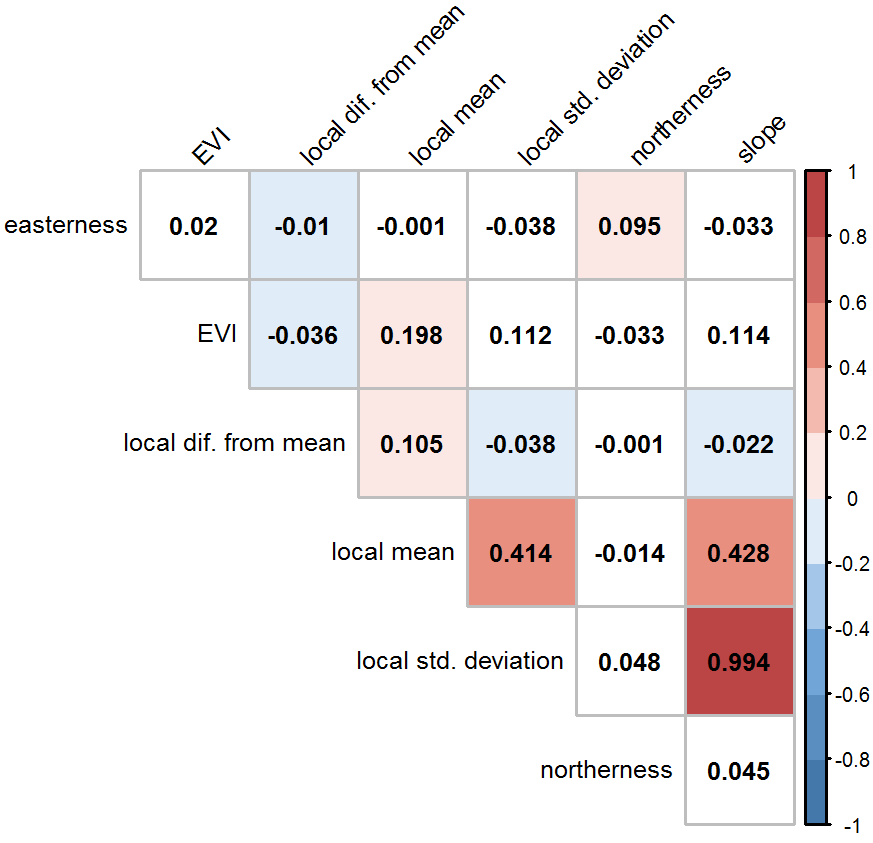

R code for this plot:
library(corrplot)

# read the correlations data
corr.df <- read.csv("correlations_100.csv", stringsAsFactors = F)

# create the matrix of correlations
vars <- unique(unlist(corr.df[1:2]))
corr.df[1:2] <- lapply(corr.df[1:2], factor, levels = vars)
mt.cor <- matrix(0, nrow = length(vars), ncol = length(vars), dimnames = list(vars, vars))
mt.cor[cbind(match(corr.df$variable1, rownames(mt.cor)), 
         match(corr.df$variable2, colnames(mt.cor)))] <- corr.df$corr
vars.names <- c("easterness", "EVI", "local dif. from mean", "local mean", "local std. deviation", "northerness", "slope")
rownames(mt.cor) <- vars.names
colnames(mt.cor) <- vars.names
corr.matrix <- mt.cor + t(mt.cor)

# create the matrix of p-values
mt.p <- matrix(0, nrow = length(vars), ncol = length(vars), dimnames = list(vars, vars))
mt.p[cbind(match(corr.df$variable1, rownames(mt.p)), 
         match(corr.df$variable2, colnames(mt.p)))] <- corr.df$p.value
rownames(mt.p) <- vars.names
colnames(mt.p) <- vars.names
pval.matrix <- mt.p + t(mt.p)

# visualize correlations
col <- colorRampPalette(c("#4477AA","#77AADD","#FFFFFF","#EE9988","#BB4444"))
png("correlations_plot.png", res = 300, height = 10, width = 10, units = "cm", pointsize = 6)
corr.plot <- corrplot(corr.matrix, method="color", col=col(10),  addgrid.col = "grey",
                      type="upper", addCoef.col = "black", number.digits = 3, # Add coefficient of correlation
                      tl.col="black", tl.srt=45, #Text label color and rotation
                    # Combine with significance
                      p.mat = pval.matrix, sig.level = 0.01, insig = "blank", 
                    # hide correlation coefficient on the principal diagonal
                      diag = FALSE)
dev.off()